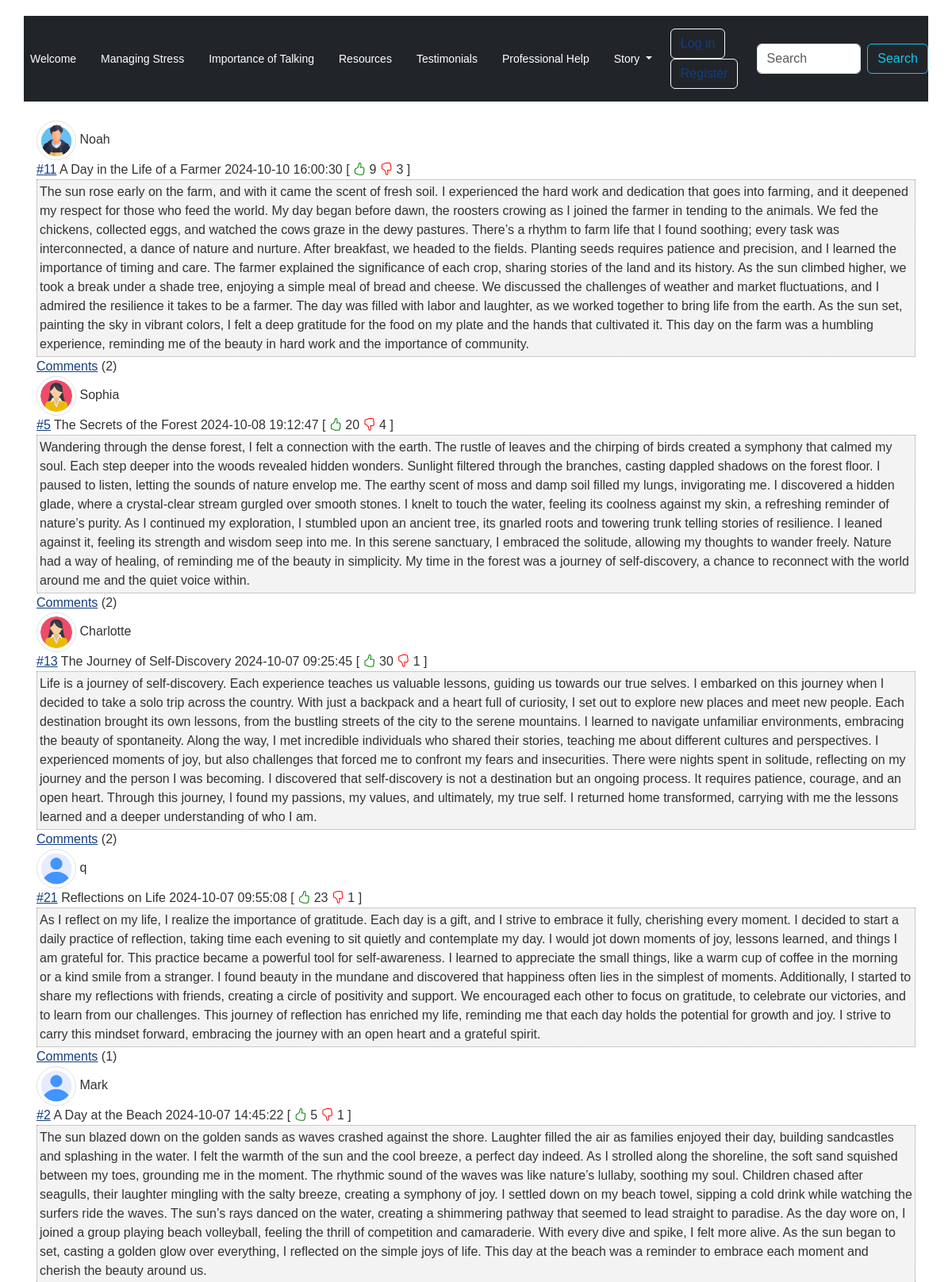
The app's page /random (upper part) with its own data.
### models.py (models this page shows)
class Story(db.Model):
    __tablename__ = 'stories'
    id = db.Column(db.Integer, primary_key=True)
    title = db.Column(db.String(100), nullable=False)
    content = db.Column(db.Text, nullable=False)
    user_id = db.Column(db.Integer, db.ForeignKey('users.id'), nullable=False)
    datetime = db.Column(db.DateTime, default=datetime.utcnow)
    likes = db.Column(db.Integer, default=0)  # Add likes attribute
    dislikes = db.Column(db.Integer, default=0)  # Add dislikes attribute
    story_actions = db.relationship('UserAction', backref='acted_on_story', lazy=True, cascade="all, delete-orphan")

class User(db.Model):
    __tablename__ = 'users'
    id = db.Column(db.Integer, primary_key=True)
    username = db.Column(db.String(20), unique=True, nullable=False)
    email = db.Column(db.String(120), unique=True, nullable=False)
    password = db.Column(db.String(60), nullable=False)
    profile_picture_url = db.Column(db.String(200), nullable=True)  # New field
    stories = db.relationship('Story', backref='author', lazy=True)
    comments = db.relationship('Comment', backref='author', lazy=True)
    actions = db.relationship('UserAction', backref='user', lazy=True)

### app.py (the view)
@app.route("/random")
def random():
    count = Story.query.count()
    rep = min(count, 10)
    random_numbers = sample(range(1, count + 1), rep)
    stories = [Story.query.filter_by(id=num).first() for num in random_numbers]
    for story in stories:
        get_coms_count(story)
    return render_template("new.html", stories=stories, from_where="random")

### functions.py (called while the page is built)
def get_coms_count(story):
    comments = Comment.query.filter_by(story_id=story.id).all()
    story.comments = comments  # Update the story object with the comments
    story.comments_count = len(comments)  # Optionally, store the count

### templates/new.html (shortened to what this page needs)
{% extends "base.html" %}
{% block body %}
<div class="view-content">
    {% for story in stories %}
        <div class="post cit_395664">
            <div class="user-info">
                {% if story.author.profile_picture_url %}
                    <img src="{{ url_for('static', filename=story.author.profile_picture_url) }}" alt="User Avatar" class="img-thumbnail">
                {% else %}
                    <img src="{{ url_for('static', filename='default_avatar.png') }}" alt="User Avatar" class="img-thumbnail">
                {% endif %}
                <span>{{ story.author.username }}</span>
            </div>
            <span class="number"><a href="/post/{{ story.id }}">#{{ story.id }}</a></span>
            <span class="title">{{ story.title }}</span>
            <span class="time">{{ story.datetime }}</span>
            <span class="post_id">
                [
                <span class="votes">
                    <i class="bi bi-hand-thumbs-up like-button" data-id="{{ story.id }}" data-type="story" aria-label="Like"></i>
                </span>
                <span class="rating" id="like-count-{{ story.id }}">{{ story.likes }}</span>
                <span class="votes">
                    <i class="bi bi-hand-thumbs-down dislike-button" data-id="{{ story.id }}" data-type="story" aria-label="Dislike"></i>
                </span>
                <span class="rating" id="dislike-count-{{ story.id }}">{{ story.dislikes }}</span>
                ]
            </span>
            <div class="content">{{ story.content }}</div>
            <span><a href="#" class="toggle-comments" data-id="{{ story.id }}">Comments</a> ({{ story.comments|length }})</span>
        </div>
    {% endfor %}
</div>
{% endblock %}

### static/style.css (style rules this page uses)
a, input, textarea { outline: 0 none; }
a:link, a:active { color: #123D7F; }
body { background-attachment: fixed; background-image: url("/static/background.jpg"); background-size: cover; background-position: center; font-family: Arial, sans-serif; font-size: 16px; color: #333; background-color: #fff; padding: 20px; }
.post .content { background-color: #f3f3f3; border: 1px dotted #a0a0a0; font-size: 100%; padding: 3px; }
.like-button { color: green; cursor: pointer; }
.dislike-button { color: red; cursor: pointer; }
.user-info img { width: 50px; height: 50px; border-radius: 50%; }

### records on screen
Story: profile_picture_url (picture), author.username "Noah", id "11", title "A Day in the Life of a Farmer", datetime "2024-10-10 16:00:30", likes "9", dislikes "3", content "The sun rose early on the farm, and with it came the scent of fresh soil. I experienced the hard work and dedication that goes into farming, and it deepened my respect for those who feed the world. My day began before dawn, the roosters crowing as I joined the farmer in tending to the animals. We fed the chickens, collected eggs, and watched the cows graze in the dewy pastures. There’s a rhythm to farm life that I found soothing; every task was interconnected, a dance of nature and nurture. After breakfast, we headed to the fields. Planting seeds requires patience and precision, and I learned the importance of timing and care. The farmer explained the significance of each crop, sharing…", comments|length "2"
Story: profile_picture_url (picture), author.username "Sophia", id "5", title "The Secrets of the Forest", datetime "2024-10-08 19:12:47", likes "20", dislikes "4", content "Wandering through the dense forest, I felt a connection with the earth. The rustle of leaves and the chirping of birds created a symphony that calmed my soul. Each step deeper into the woods revealed hidden wonders. Sunlight filtered through the branches, casting dappled shadows on the forest floor. I paused to listen, letting the sounds of nature envelop me. The earthy scent of moss and damp soil filled my lungs, invigorating me. I discovered a hidden glade, where a crystal-clear stream gurgled over smooth stones. I knelt to touch the water, feeling its coolness against my skin, a refreshing reminder of nature’s purity. As I continued my exploration, I stumbled upon an ancient tree, its…", comments|length "2"
Story: profile_picture_url (picture), author.username "Charlotte", id "13", title "The Journey of Self-Discovery", datetime "2024-10-07 09:25:45", likes "30", dislikes "1", content "Life is a journey of self-discovery. Each experience teaches us valuable lessons, guiding us towards our true selves. I embarked on this journey when I decided to take a solo trip across the country. With just a backpack and a heart full of curiosity, I set out to explore new places and meet new people. Each destination brought its own lessons, from the bustling streets of the city to the serene mountains. I learned to navigate unfamiliar environments, embracing the beauty of spontaneity. Along the way, I met incredible individuals who shared their stories, teaching me about different cultures and perspectives. I experienced moments of joy, but also challenges that forced me to confront my…", comments|length "2"
Story: profile_picture_url (picture), author.username "q", id "21", title "Reflections on Life", datetime "2024-10-07 09:55:08", likes "23", dislikes "1", content "As I reflect on my life, I realize the importance of gratitude. Each day is a gift, and I strive to embrace it fully, cherishing every moment. I decided to start a daily practice of reflection, taking time each evening to sit quietly and contemplate my day. I would jot down moments of joy, lessons learned, and things I am grateful for. This practice became a powerful tool for self-awareness. I learned to appreciate the small things, like a warm cup of coffee in the morning or a kind smile from a stranger. I found beauty in the mundane and discovered that happiness often lies in the simplest of moments. Additionally, I started to share my reflections with friends, creating a circle of…", comments|length "1"
Story: profile_picture_url (picture), author.username "Mark", id "2", title "A Day at the Beach", datetime "2024-10-07 14:45:22", likes "5", dislikes "1", content "The sun blazed down on the golden sands as waves crashed against the shore. Laughter filled the air as families enjoyed their day, building sandcastles and splashing in the water. I felt the warmth of the sun and the cool breeze, a perfect day indeed. As I strolled along the shoreline, the soft sand squished between my toes, grounding me in the moment. The rhythmic sound of the waves was like nature’s lullaby, soothing my soul. Children chased after seagulls, their laughter mingling with the salty breeze, creating a symphony of joy. I settled down on my beach towel, sipping a cold drink while watching the surfers ride the waves. The sun’s rays danced on the water, creating a shimmering…"
